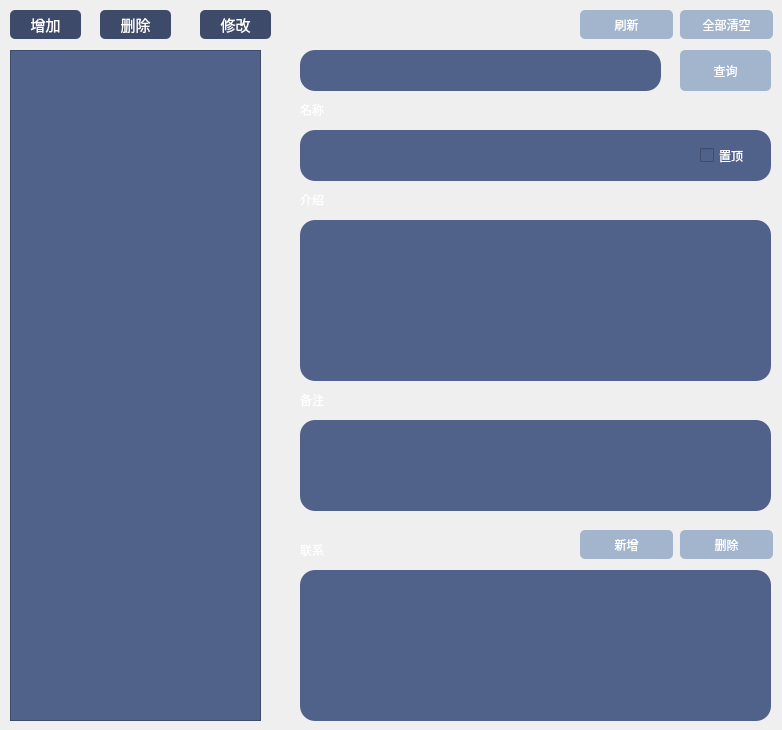
    <widget class="QWidget" name="people">
     <attribute name="title">
      <string>人物</string>
     </attribute>
     <widget class="QListView" name="listView_people">
      <property name="geometry">
       <rect>
        <x>10</x>
        <y>50</y>
        <width>251</width>
        <height>671</height>
       </rect>
      </property>
      <property name="styleSheet">
       <string notr="true">alternate-background-color: rgb(162, 181, 205);
border-color: rgb(14, 166, 248);
background-color: rgb(80, 97, 138);
color: rgb(255, 255, 255);</string>
      </property>
      <property name="alternatingRowColors">
       <bool>true</bool>
      </property>
     </widget>
     <widget class="QLineEdit" name="peopleName">
      <property name="geometry">
       <rect>
        <x>300</x>
        <y>130</y>
        <width>471</width>
        <height>51</height>
       </rect>
      </property>
      <property name="styleSheet">
       <string notr="true">background-color: rgb(80, 97, 138);
border-radius:15px;
color: rgb(255, 255, 255);
</string>
      </property>
      <property name="readOnly">
       <bool>true</bool>
      </property>
     </widget>
     <widget class="QPushButton" name="btnExit">
      <property name="geometry">
       <rect>
        <x>680</x>
        <y>10</y>
        <width>93</width>
        <height>29</height>
       </rect>
      </property>
      <property name="styleSheet">
       <string notr="true">background-color: rgb(162, 181, 205);
color: rgb(255, 255, 255);
border: 0px;
border-radius:5px;</string>
      </property>
      <property name="text">
       <string>全部清空</string>
      </property>
     </widget>
     <widget class="QTextEdit" name="peopleDescribe">
      <property name="geometry">
       <rect>
        <x>300</x>
        <y>220</y>
        <width>471</width>
        <height>161</height>
       </rect>
      </property>
      <property name="styleSheet">
       <string notr="true">background-color: rgb(80, 97, 138);
border-radius:15px;
color: rgb(255, 255, 255);</string>
      </property>
     </widget>
     <widget class="QPushButton" name="refreshBtn">
      <property name="geometry">
       <rect>
        <x>580</x>
        <y>10</y>
        <width>93</width>
        <height>29</height>
       </rect>
      </property>
      <property name="styleSheet">
       <string notr="true">background-color: rgb(162, 181, 205);
color: rgb(255, 255, 255);
border: 0px;
border-radius:5px;</string>
      </property>
      <property name="text">
       <string>刷新</string>
      </property>
     </widget>
     <widget class="QPushButton" name="btnUpdatePeople">
      <property name="geometry">
       <rect>
        <x>200</x>
        <y>10</y>
        <width>71</width>
        <height>29</height>
       </rect>
      </property>
      <property name="font">
       <font>
        <pointsize>11</pointsize>
       </font>
      </property>
      <property name="styleSheet">
       <string notr="true">color: rgb(255, 255, 255);
background-color: rgb(61, 74, 106);
border-color: rgb(0, 99, 149);
selection-color: rgb(107, 117, 255);
border: 0px;
border-radius:5px;</string>
      </property>
      <property name="text">
       <string>修改</string>
      </property>
     </widget>
     <widget class="QLineEdit" name="queryPeopleInput">
      <property name="geometry">
       <rect>
        <x>300</x>
        <y>50</y>
        <width>361</width>
        <height>41</height>
       </rect>
      </property>
      <property name="styleSheet">
       <string notr="true">background-color: rgb(80, 97, 138);
border-radius:15px;
color: rgb(255, 255, 255);</string>
      </property>
     </widget>
     <widget class="QPushButton" name="btnQueryPeople">
      <property name="geometry">
       <rect>
        <x>680</x>
        <y>50</y>
        <width>91</width>
        <height>41</height>
       </rect>
      </property>
      <property name="styleSheet">
       <string notr="true">background-color: rgb(162, 181, 205);
color: rgb(255, 255, 255);
border: 0px groove gary;
border-radius:5px;
selection-background-color: rgb(170, 255, 255);</string>
      </property>
      <property name="text">
       <string>查询</string>
      </property>
     </widget>
     <widget class="QLabel" name="peopleNameLabel">
      <property name="geometry">
       <rect>
        <x>300</x>
        <y>100</y>
        <width>41</width>
        <height>20</height>
       </rect>
      </property>
      <property name="styleSheet">
       <string notr="true">font: 12pt &quot;Microsoft YaHei UI&quot;;
color: rgb(255, 255, 255);
</string>
      </property>
      <property name="text">
       <string>名称</string>
      </property>
     </widget>
     <widget class="QLabel" name="peopelDescribeLabel">
      <property name="geometry">
       <rect>
        <x>300</x>
        <y>190</y>
        <width>51</width>
        <height>20</height>
       </rect>
      </property>
      <property name="styleSheet">
       <string notr="true">font: 12pt &quot;Microsoft YaHei UI&quot;;
color: rgb(255, 255, 255);
</string>
      </property>
      <property name="text">
       <string>介绍</string>
      </property>
     </widget>
     <widget class="QPushButton" name="btnAddNewPeople">
      <property name="geometry">
       <rect>
        <x>10</x>
        <y>10</y>
        <width>71</width>
        <height>29</height>
       </rect>
      </property>
      <property name="font">
       <font>
        <pointsize>11</pointsize>
       </font>
      </property>
      <property name="styleSheet">
       <string notr="true">background-color: rgb(61, 74, 106);
color: rgb(255, 255, 255);
border: 0px;
border-radius:5px;</string>
      </property>
      <property name="text">
       <string>增加</string>
      </property>
     </widget>
     <widget class="QPushButton" name="btnDeletePeople">
      <property name="geometry">
       <rect>
        <x>100</x>
        <y>10</y>
        <width>71</width>
        <height>29</height>
       </rect>
      </property>
      <property name="font">
       <font>
        <pointsize>11</pointsize>
       </font>
      </property>
      <property name="styleSheet">
       <string notr="true">background-color: rgb(61, 74, 106);
color: rgb(255, 255, 255);
border: 0px;
border-radius:5px;</string>
      </property>
      <property name="text">
       <string>删除</string>
      </property>
     </widget>
     <widget class="QTextEdit" name="peopleNote">
      <property name="geometry">
       <rect>
        <x>300</x>
        <y>420</y>
        <width>471</width>
        <height>91</height>
       </rect>
      </property>
      <property name="styleSheet">
       <string notr="true">background-color: rgb(80, 97, 138);
border-radius:15px;
color: rgb(255, 255, 255);
</string>
      </property>
     </widget>
     <widget class="QLabel" name="peopelNoteLable">
      <property name="geometry">
       <rect>
        <x>300</x>
        <y>390</y>
        <width>51</width>
        <height>20</height>
       </rect>
      </property>
      <property name="styleSheet">
       <string notr="true">font: 12pt &quot;Microsoft YaHei UI&quot;;
color: rgb(255, 255, 255);
</string>
      </property>
      <property name="text">
       <string>备注</string>
      </property>
     </widget>
     <widget class="QCheckBox" name="checkBox">
      <property name="geometry">
       <rect>
        <x>700</x>
        <y>140</y>
        <width>61</width>
        <height>31</height>
       </rect>
      </property>
      <property name="autoFillBackground">
       <bool>false</bool>
      </property>
      <property name="styleSheet">
       <string notr="true">color: rgb(255, 255, 255);
background-color: rgb(80, 97, 138);</string>
      </property>
      <property name="text">
       <string>置顶</string>
      </property>
     </widget>
     <widget class="QPushButton" name="btnAddPeopleConnection">
      <property name="geometry">
       <rect>
        <x>580</x>
        <y>530</y>
        <width>93</width>
        <height>29</height>
       </rect>
      </property>
      <property name="autoFillBackground">
       <bool>false</bool>
      </property>
      <property name="styleSheet">
       <string notr="true">background-color: rgb(162, 181, 205);
color: rgb(255, 255, 255);
border: 0px groove gary;
border-radius:5px;
selection-background-color: rgb(170, 255, 255);</string>
      </property>
      <property name="text">
       <string>新增</string>
      </property>
      <property name="icon">
       <iconset>
        <normaloff>../../添加_ 通信_ 文件_ 文件_ 新的_ 加号图标(Add_ -ico_爱给网_aigei_com.ico</normaloff>../../添加_ 通信_ 文件_ 文件_ 新的_ 加号图标(Add_ -ico_爱给网_aigei_com.ico</iconset>
      </property>
     </widget>
     <widget class="QLabel" name="peopelConnectionLabel">
      <property name="geometry">
       <rect>
        <x>300</x>
        <y>540</y>
        <width>51</width>
        <height>20</height>
       </rect>
      </property>
      <property name="styleSheet">
       <string notr="true">font: 12pt &quot;Microsoft YaHei UI&quot;;
color: rgb(255, 255, 255);
</string>
      </property>
      <property name="text">
       <string>联系</string>
      </property>
     </widget>
     <widget class="QTableView" name="peopleConnection">
      <property name="geometry">
       <rect>
        <x>300</x>
        <y>570</y>
        <width>471</width>
        <height>151</height>
       </rect>
      </property>
      <property name="styleSheet">
       <string notr="true">background-color: rgb(80, 97, 138);
border-radius:15px;
color: rgb(255, 255, 255);
</string>
      </property>
     </widget>
     <widget class="QPushButton" name="btnDeletePeopleConnection">
      <property name="geometry">
       <rect>
        <x>680</x>
        <y>530</y>
        <width>93</width>
        <height>29</height>
       </rect>
      </property>
      <property name="autoFillBackground">
       <bool>false</bool>
      </property>
      <property name="styleSheet">
       <string notr="true">background-color: rgb(162, 181, 205);
color: rgb(255, 255, 255);
border: 0px groove gary;
border-radius:5px;
selection-background-color: rgb(170, 255, 255);</string>
      </property>
      <property name="text">
       <string>删除</string>
      </property>
      <property name="icon">
       <iconset>
        <normaloff>../../删除_ 取消_ 关闭_ 十字架_ 文件_ 减_ 删除图标(D-ico_爱给网_aigei_com.ico</normaloff>../../删除_ 取消_ 关闭_ 十字架_ 文件_ 减_ 删除图标(D-ico_爱给网_aigei_com.ico</iconset>
      </property>
     </widget>
    </widget>
